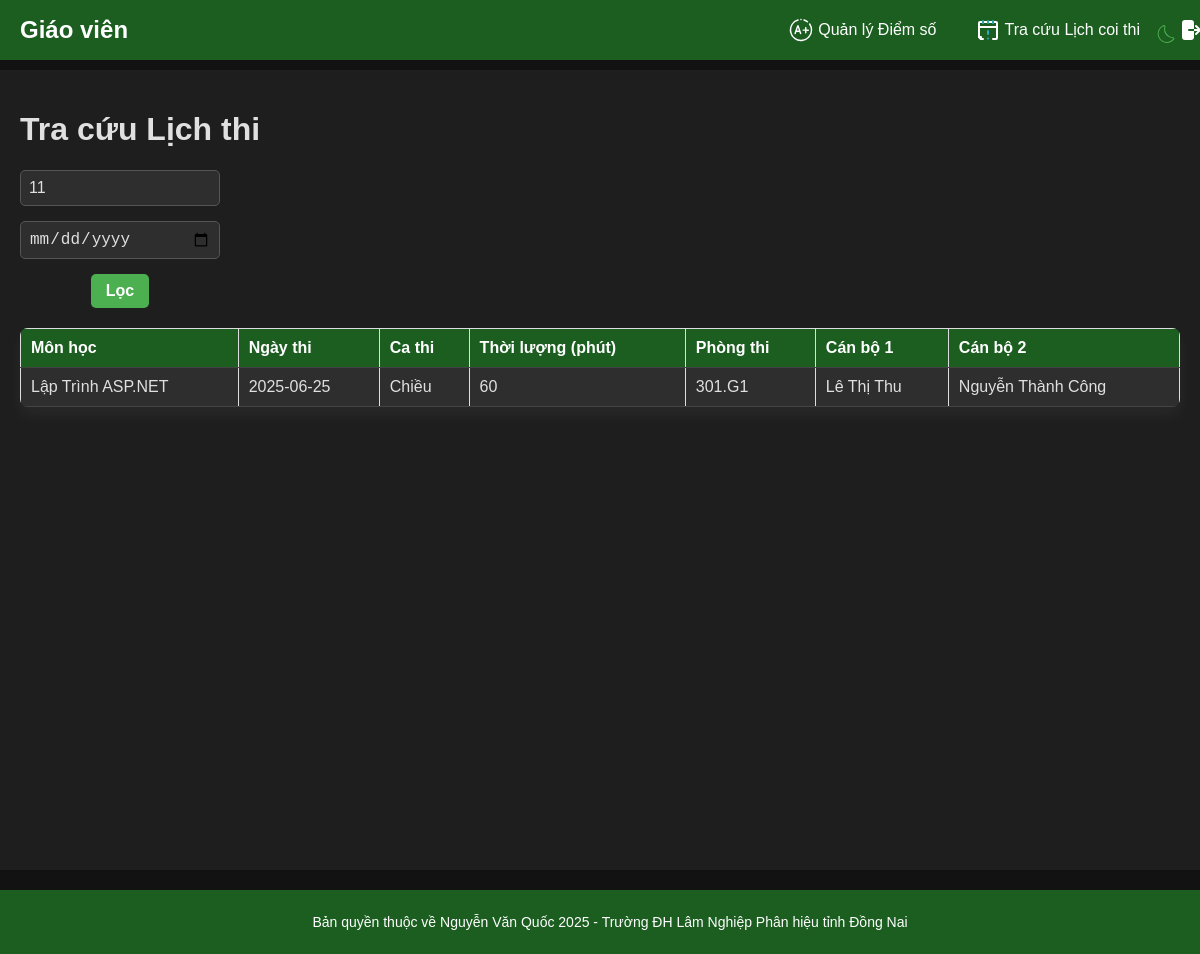
Screenshot of /search_exam_schedule.php?subject_filter=11 (signed in) with the database file from the repository.
### tables this page shows
CREATE TABLE ExamSchedules (
    scheduleID INTEGER PRIMARY KEY AUTOINCREMENT,
    subjectID INTEGER NOT NULL,
    roomID INTEGER NOT NULL,
    teacherID1 INTEGER NOT NULL,
    teacherID2 INTEGER NOT NULL,
    examDate DATE NOT NULL,
    examShift TEXT NOT NULL,
    duration INTEGER NOT NULL,
    FOREIGN KEY (subjectID) REFERENCES Subjects(subjectID),
    FOREIGN KEY (roomID) REFERENCES ExamRooms(roomID),
    FOREIGN KEY (teacherID1) REFERENCES Teachers(teacherID),
    FOREIGN KEY (teacherID2) REFERENCES Teachers(teacherID)
);

CREATE TABLE Subjects (
    subjectID INTEGER PRIMARY KEY AUTOINCREMENT,
    subjectName TEXT NOT NULL
);

### search_exam_schedule.php (the view, shortened to what this page needs)
<?php
$db = new SQLite3('data.db');
$whereClause = [];
$filters = [];
if ($_SESSION['role'] === 'student') {
    $whereClause[] = "ExamSchedule_Student.studentID = :studentID";
    $filters[':studentID'] = $_SESSION['userID'];
} else {
    $whereClause[] = "(ExamSchedules.teacherID1 = :teacherID OR ExamSchedules.teacherID2 = :teacherID)";
    $filters[':teacherID'] = $_SESSION['userID'];
}
if (isset($_GET['subject_filter']) && $_GET['subject_filter'] != '') {
    $whereClause[] = "ExamSchedules.subjectID = :subjectID";
    $filters[':subjectID'] = (int)$_GET['subject_filter'];
}
$query = "SELECT ExamSchedules.*, Subjects.subjectName, ExamRooms.roomName,
          t1.fullName AS teacher1Name, t2.fullName AS teacher2Name
          FROM ExamSchedules
          JOIN Subjects ON ExamSchedules.subjectID = Subjects.subjectID
          JOIN ExamRooms ON ExamSchedules.roomID = ExamRooms.roomID
          JOIN Teachers t1 ON ExamSchedules.teacherID1 = t1.teacherID
          JOIN Teachers t2 ON ExamSchedules.teacherID2 = t2.teacherID";
if (!empty($whereClause)) {
    $query .= " WHERE " . implode(" AND ", $whereClause);
}
$stmt = $db->prepare($query);
foreach ($filters as $key => $value) {
    $stmt->bindValue($key, $value, is_int($value) ? SQLITE3_INTEGER : SQLITE3_TEXT);
}
$result = $stmt->execute();
?>
<!DOCTYPE html>
<html lang="en">
<head>
    <link rel="stylesheet" href="styles.css">
</head>
<body>
    <button id="theme-toggle">
    </button>
    <div class="header">
        <h2><?php echo $_SESSION['role'] === 'teacher' ? 'Giáo viên' : 'Sinh viên'; ?></h2>
        <ul>
            <?php if ($_SESSION['role'] === 'teacher'): ?>
                <li>
                    <a href="manage_exam_result.php">
                        <span class="tab-label">Quản lý Điểm số</span>
                    </a>
                </li>
                <li>
                    <a href="search_exam_schedule.php">
                        <span class="tab-label">Tra cứu Lịch coi thi</span>
                    </a>
                </li>
            <?php endif; ?>
            <li>
                <a href="index.php">
                </a>
            </li>
        </ul>
    </div>
    <div class="content">
        <h1>Tra cứu Lịch thi</h1>
        <div class="filters">
            <form class="filter-group" action="search_exam_schedule.php" method="get">
                <input list="subjects" name="subject_filter" placeholder="Lọc theo Môn học" value="<?php echo isset($_GET['subject_filter']) ? htmlspecialchars($_GET['subject_filter']) : ''; ?>">
                <input type="date" name="exam_date_filter" value="<?php echo isset($_GET['exam_date_filter']) ? htmlspecialchars($_GET['exam_date_filter']) : ''; ?>">
                <button type="submit">Lọc</button>
            </form>
        </div>
        <table>
            <thead>
                <tr>
                    <th>Môn học</th>
                    <th>Ngày thi</th>
                    <th>Ca thi</th>
                    <th>Thời lượng (phút)</th>
                    <th>Phòng thi</th>
                    <th>Cán bộ 1</th>
                    <th>Cán bộ 2</th>
                </tr>
            </thead>
            <tbody>
                <?php if (!$result): ?>
                    <tr>
                        <td colspan="7">Không có dữ liệu lịch thi.</td>
                    </tr>
                <?php else: ?>
                    <?php while ($row = $result->fetchArray(SQLITE3_ASSOC)): ?>
                        <tr>
                            <td><?php echo htmlspecialchars($row['subjectName']); ?></td>
                            <td><?php echo htmlspecialchars($row['examDate']); ?></td>
                            <td><?php echo htmlspecialchars($row['examShift']); ?></td>
                            <td><?php echo htmlspecialchars($row['duration']); ?></td>
                            <td><?php echo htmlspecialchars($row['roomName']); ?></td>
                            <td><?php echo htmlspecialchars($row['teacher1Name']); ?></td>
                            <td><?php echo htmlspecialchars($row['teacher2Name']); ?></td>
                        </tr>
                    <?php endwhile; ?>
                <?php endif; ?>
            </tbody>
        </table>
    </div>
    <footer>
        <p>Bản quyền thuộc về Nguyễn Văn Quốc 2025 - Trường ĐH Lâm Nghiệp Phân hiệu tỉnh Đồng Nai</p>
    </footer>
</body>
</html>

### styles.css (style rules this page uses)
body { font-family: 'Segoe UI', Arial, sans-serif; margin: 0; padding: 0; background-color: #f4f7f6; color: #333; transition: background-color 0.3s, color 0.3s; }
body.dark-mode { background-color: #121212; color: #e0e0e0; }
form { display: flex; flex-direction: column; gap: 15px; }
input, select { padding: 12px; border: 1px solid #ddd; border-radius: 8px; font-size: 16px; transition: border-color 0.3s, background-color 0.3s; }
body.dark-mode input, body.dark-mode select { background-color: #2e2e2e; color: #e0e0e0; border-color: #555; }
button { padding: 12px; background-color: #2E7D32; color: #fff; border: none; border-radius: 8px; cursor: pointer; font-size: 16px; font-weight: 600; transition: background-color 0.3s, transform 0.1s; }
body.dark-mode button { background-color: #4CAF50; }
.header { width: 100%; background-color: #2E7D32; color: #fff; padding: 10px 20px; position: fixed; top: 0; left: 0; display: flex; justify-content: space-between; align-items: center; z-index: 1000; transition: background-color 0.3s; }
body.dark-mode .header { background-color: #1B5E20; }
.header h2 { margin: 0; font-size: 24px; }
.header ul { list-style: none; padding: 0; margin: 0; display: flex; gap: 15px; align-items: center; flex-wrap: nowrap; }
.header li { display: inline; }
.header a { color: #fff; text-decoration: none; display: flex; align-items: center; gap: 5px; padding: 8px 12px; border-radius: 5px; white-space: nowrap; transition: background-color 0.3s; }
.header a svg { width: 24px; height: 24px; fill: #fff; }
.content { margin-top: 70px; padding: 30px; width: 100%; box-sizing: border-box; background-color: #fff; min-height: 100vh; transition: background-color 0.3s; }
body.dark-mode .content { background-color: #1e1e1e; }
table { width: 100%; border-collapse: collapse; margin-top: 20px; background-color: #fff; box-shadow: 0 8px 16px rgba(0, 0, 0, 0.05); border-radius: 8px; overflow: hidden; }
body.dark-mode table { background-color: #2e2e2e; box-shadow: 0 8px 16px rgba(255, 255, 255, 0.05); }
th, td { padding: 15px; text-align: left; border-bottom: 1px solid #ddd; }
body.dark-mode th, body.dark-mode td { border-bottom: 1px solid #444; }
th { background-color: #2E7D32; color: #fff; font-weight: 600; }
body.dark-mode th { background-color: #1B5E20; }
.filters { display: flex; justify-content: space-between; align-items: center; margin-bottom: 20px; gap: 15px; }
.filters .filter-group { display: flex; flex-wrap: wrap; gap: 15px; }
.filters .filter-group input { width: 200px; }
footer { text-align: center; padding: 15px; background-color: #2E7D32; color: #fff; width: 100%; font-size: 14px; transition: background-color 0.3s; }
body.dark-mode footer { background-color: #1B5E20; }
#theme-toggle { position: fixed; top: 10px; right: 10px; background: none; border: none; cursor: pointer; z-index: 1001; }
#theme-toggle svg { width: 24px; height: 24px; fill: #2E7D32; }
body.dark-mode #theme-toggle svg { fill: #4CAF50; }

### search_exam_schedule.php (style rules this page uses)
body { margin: 0; font-family: Arial, sans-serif; }
.header { width: 100%; background-color: #0288D1; color: white; padding: 10px 20px; position: fixed; top: 0; left: 0; display: flex; justify-content: space-between; align-items: center; z-index: 1000; }
.header h2 { margin: 0; font-size: 24px; }
.header ul { list-style: none; padding: 0; margin: 0; display: flex; gap: 15px; align-items: center; flex-wrap: nowrap; }
.header li { display: inline; }
.header a { color: white; text-decoration: none; display: flex; align-items: center; gap: 5px; padding: 8px 12px; border-radius: 5px; white-space: nowrap; }
.content { margin-top: 70px; padding: 20px; width: 100%; box-sizing: border-box; }
.filters { display: flex; gap: 15px; margin-bottom: 20px; flex-wrap: wrap; }
.filter-group { display: flex; gap: 15px; align-items: center; }
.filter-group input { padding: 8px; border-radius: 5px; border: 1px solid #ddd; width: 200px; box-sizing: border-box; }
.filter-group button { padding: 8px 15px; background-color: #0288D1; color: white; border: none; border-radius: 5px; cursor: pointer; }
table { width: 100%; border-collapse: collapse; margin-top: 20px; background-color: #fff; }
th, td { border: 1px solid #ddd; padding: 10px; text-align: left; }
th { background-color: #f2f2f2; font-weight: bold; }
#theme-toggle { position: fixed; top: 10px; right: 10px; background: none; border: none; cursor: pointer; }
footer { text-align: center; padding: 10px; margin-top: 20px; background-color: #f2f2f2; }

### rows the page displays
examschedules: subjectID.subjectName "Lập Trình ASP.NET", examDate "2025-06-25", examShift "Chiều", duration "60", roomName "301.G1", teacher1Name "Lê Thị Thu", teacher2Name "Nguyễn Thành Công"
